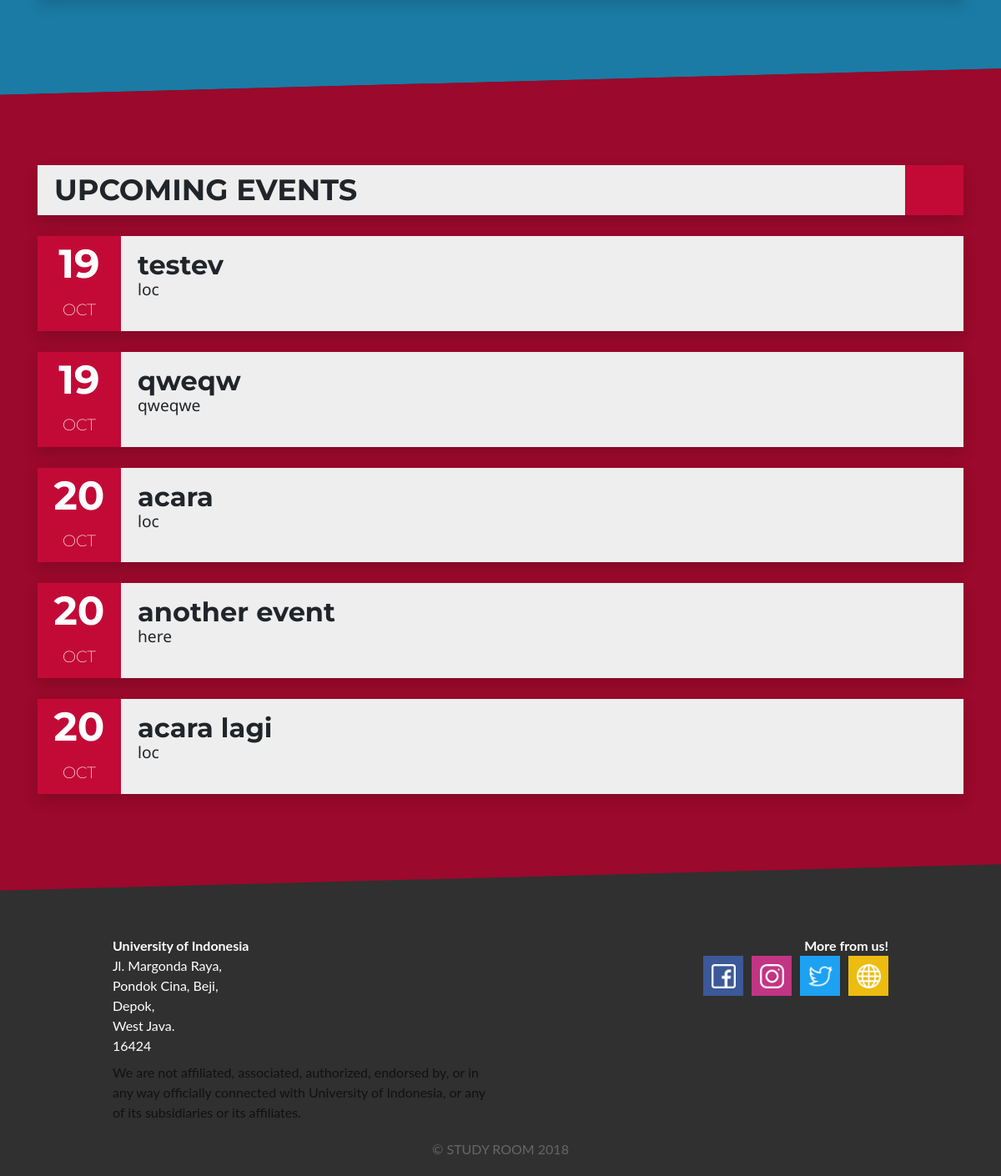
The app's page / (lower part), older data.
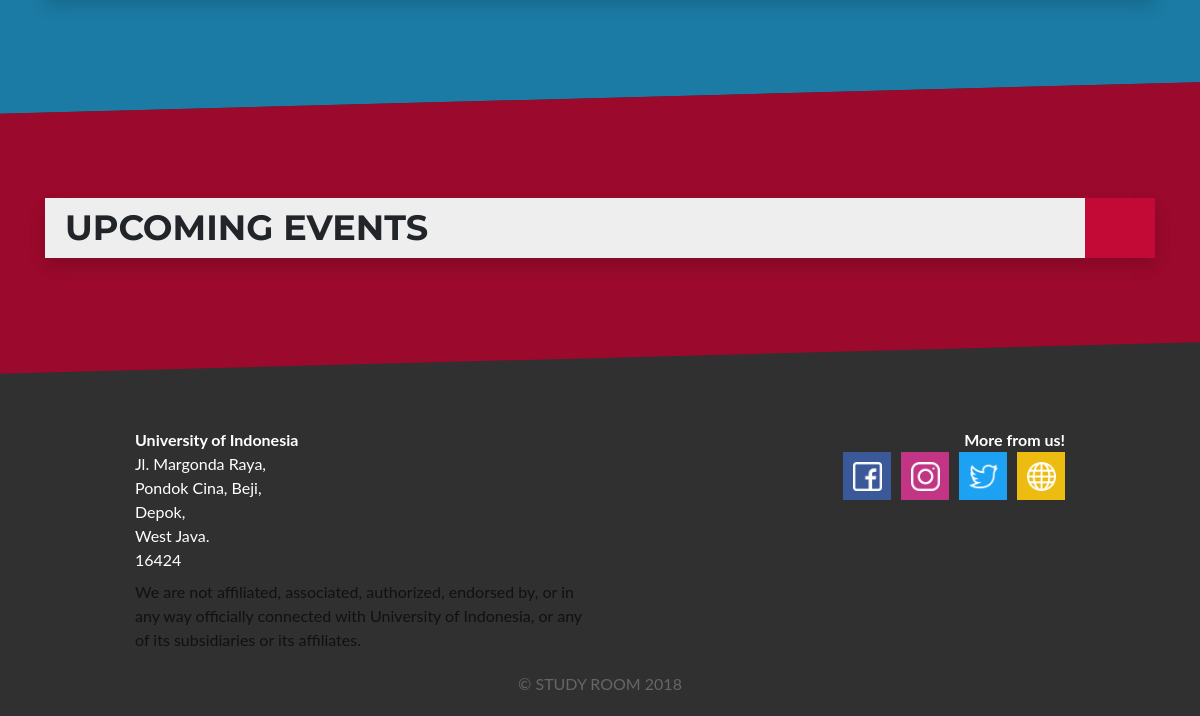
The same page, newer data.
### event/models.py (models this page shows, shortened)
class Event(models.Model):
    name = models.CharField(max_length=30, blank=False, null=True)
    date = models.DateField()
    location = models.CharField(max_length=50, blank=False, null=True)
    description = models.CharField(max_length=200, blank=False, null=True)
    participant_user = models.ManyToManyField(User, blank=True)

### index/views.py (the view)
# urls.py: path('', views.index, name='index'),
def index(request):
    response = {
        'all_event': Event.objects.all().order_by("date")[:5],
        'all_news': News.objects.all().order_by("date")[:6]
    }
    return render(request, 'index.html', response)

### templates/index.html (shortened to what this page needs)
{% extends '_base.html' %}
{% load static %}
{% block content %}
<section id="parallax">
    <div class="parallax-text">
        <h1>STUDY<br>ROOM</h1>
        <h2>Your dreams. Our mission.</h2>
    </div>
</section>
<section id="news" slant>
</section>
<section id="event" slant>
    <div class="event-container container">
        <div class="card shadow">
            <div class="card-flex">
                <h3 class="card-title title-bar">UPCOMING EVENTS</h3>
                <div class="header-colorbox color-event"></div>
            </div>
        </div>
        {% for event in all_event %}
        <div class="row">
            <div class="col-lg-12">
                <div class="card clickable-card event-card shadow" data-toggle="modal" data-target="#modal-event-{{ event.id }}">
                    <div class="card-flex">
                        <div class="content-colorbox color-event">
                            <div class="event-date"><p>{{ event.date.day }}</p></div>
                            <div class="event-month"><p>{{ event.date|date:'b'|upper }}</p></div>
                        </div>
                        <div class="card-body">
                            <h5 class="card-title news-title">
                                {{ event.name }}
                            </h5>
                            <div class="card-text news-content">
                                {{ event.location }}
                            </div>
                        </div>
                    </div>
                </div>
            </div>
        </div>
        {% endfor %}
    </div>
</section>
{% endblock %}

Row changes from the older to the newer data that the page shows:
removed Event: date.day "19", date "OCT", name "testev", location "loc"
removed Event: date.day "19", date "OCT", name "qweqw", location "qweqwe"
removed Event: date.day "20", date "OCT", name "acara", location "loc"
removed Event: date.day "20", date "OCT", name "another event", location "here"
removed Event: date.day "20", date "OCT", name "acara lagi", location "loc"
